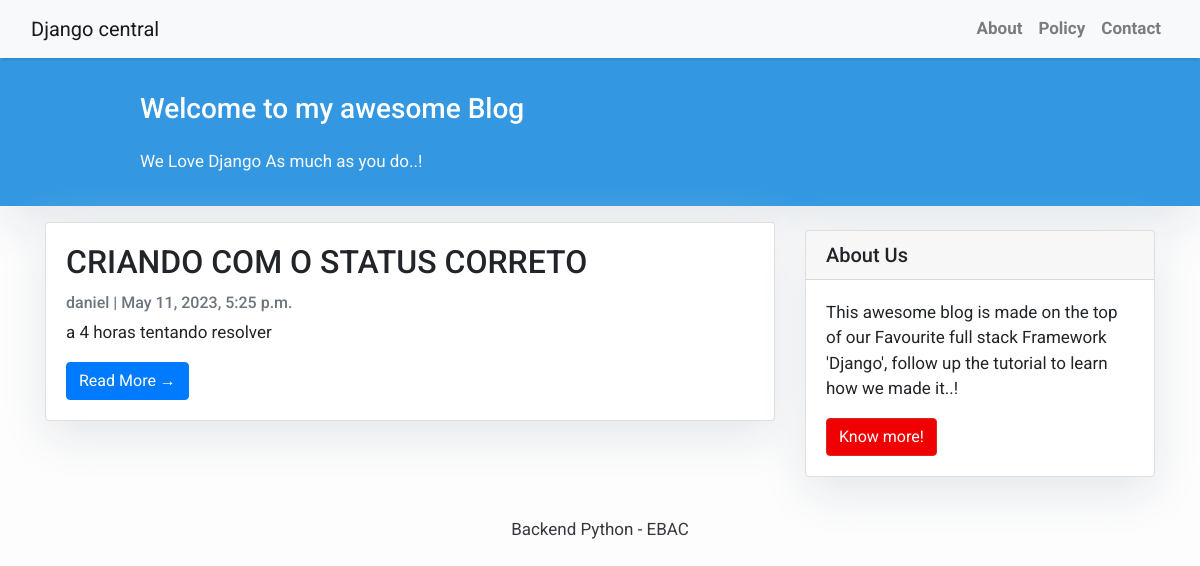
Page /home on the earlier database version.
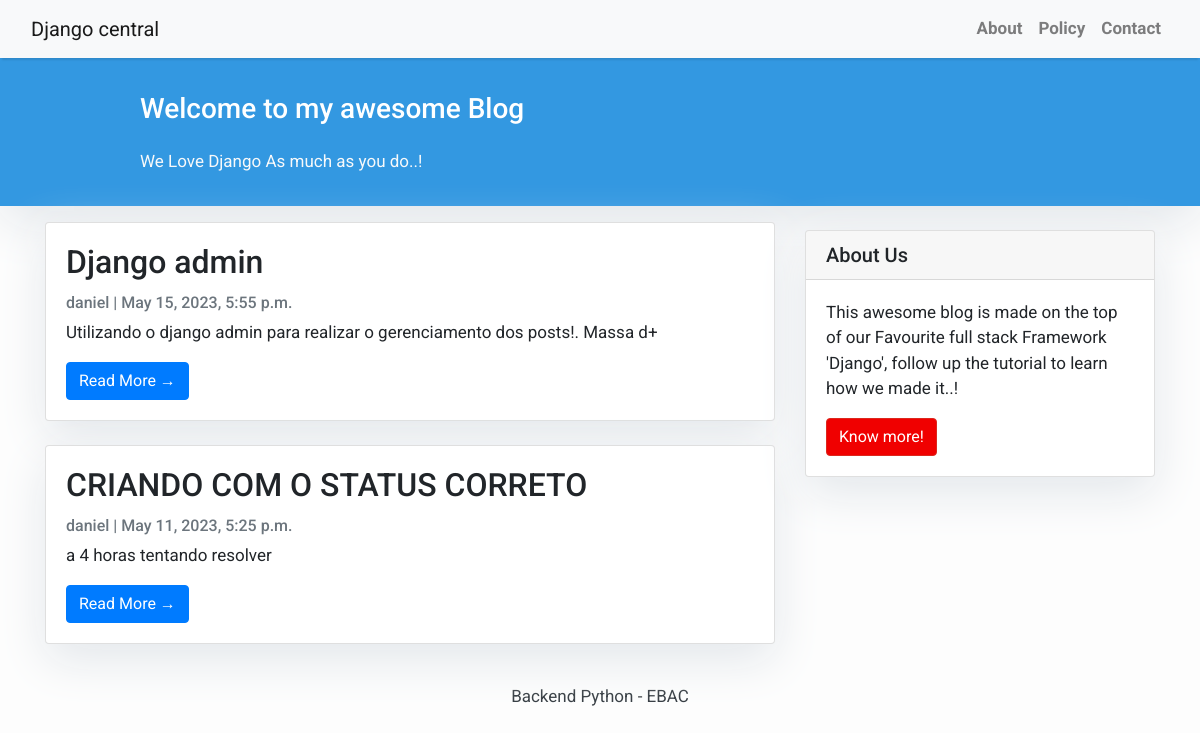
Same page on the later database version.
### blog/models/post.py (models this page shows, shortened)
class Post (models.Model):
    title = models.CharField(max_length=200, unique=True)
    slug = models.SlugField(max_length=200, unique=True)
    author = models.ForeignKey(User, on_delete=models.CASCADE, related_name="blog_posts")
    updated_on = models.DateTimeField(auto_now=True)
    content = models.TextField()
    created_on = models.DateTimeField(auto_now_add=True)
    status = models.IntegerField(choices=STATUS, default=0)
    class Meta:
        ordering = ["-created_on"]

### blog/views/post_view.py (the view)
# urls.py: path("", views.PostView.as_view(), name="home"),
class PostView(generic.ListView):
    queryset = Post.objects.filter(status=1).order_by('-created_on')
    template_name = 'index.html'

### templates/index.html (shortened to what this page needs)
{% extends "base.html" %}
{% block content %}
{% load static %}
<link rel="stylesheet" href="{% static 'css/style.css' %}">
<header class="masthead">
    <div class="container">
        <div class="row">
            <div class=" col-md-8 col-md-10 mx-auto">
                <div class="site-heading">
                    <h3 class=" site-heading my-4 mt-3 text-white"> Welcome to my awesome Blog </h3>
                    <p class="text-light">We Love Django As much as you do..! &nbsp
                    </p>
                </div>
            </div>
        </div>
    </div>
</header>
<div class="container">
    <div class="row">
        <div class="col-md-8 mt-3 left">
            {% for post in post_list %}
            <div class="card mb-4">
                <div class="card-body">
                    <h2 class="card-title">{{ post.title }}</h2>
                    <p class="card-text text-muted h6">{{ post.author }} | {{ post.created_on}} </p>
                    <p class="card-text">{{post.content|slice:":200" }}</p>
                    <a href="{% url 'post_detail' post.slug  %}" class="btn btn-primary">Read More &rarr;</a>
                </div>
            </div>
            {% endfor %}
        </div>
        {% block sidebar %} {% include 'sidebar.html' %} {% endblock sidebar %}
    </div>
</div>
{%endblock%}

### templates/base.html (shortened to what this page needs)
<!DOCTYPE html>
<html>
    <head>
        <link rel="stylesheet" href="https://maxcdn.bootstrapcdn.com/bootstrap/4.0.0/css/bootstrap.min.css"
 />
        {% load static %}
        <link rel="stylesheet" href="{% static 'css/style.css' %}" />
    </head>
    <body>
        <nav class="navbar navbar-expand-lg navbar-light bg-light shadow" id="mainNav">
            <div class="container-fluid">
                <a class="navbar-brand" href="{% url 'home' %}">Django central</a>
                <div class="collapse navbar-collapse" id="navbarResponsive">
                    <ul class="navbar-nav ml-auto">
                        <li class="nav-item text-black">
                            <a class="nav-link text-black font-weight-bold" href="#">About</a>
                        </li>
                        <li class="nav-item text-black">
                            <a class="nav-link text-black font-weight-bold" href="#">Policy</a>
                        </li>
                        <li class="nav-item text-black">
                            <a class="nav-link text-black font-weight-bold" href="#">Contact</a>
                        </li>
                    </ul>
                </div>
            </div>
        </nav>
        {% block content %}{% endblock content %}
        <footer class="py-3 bg-grey">
            <p class="m-0 text-dark text-center ">Backend Python - EBAC</p>
        </footer>
    </body>
</html>

### templates/sidebar.html
{% block sidebar %}
<div class="col-md-4 float-right ">
    <div class="card my-4">
        <h5 class="card-header">About Us</h5>
        <div class="card-body">
            <p class="card-text"> This awesome blog is made on the top of our Favourite full stack Framework 'Django',
                follow up the tutorial to learn how we made it..!</p>
            <a href="#" class="btn btn-danger">Know more!</a>
        </div>
    </div>
</div>
{% endblock sidebar %}

### templates/css/style.css (style rules this page uses)
body { font-family: "Roboto", sans-serif; font-size: 17px; background-color: #fdfdfd; }
.shadow { box-shadow: 0 4px 2px -2px rgba(0, 0, 0, 0.1); }
.btn-danger { color: #fff; background-color: #f00000; border-color: #dc281e; }
.masthead { background: #3398E1; height: auto; padding-bottom: 15px; box-shadow: 0 16px 48px #E3E7EB; padding-top: 10px; }
.card { box-shadow: 0 16px 48px #E3E7EB; }

Differences in the rows shown:
added Post: title "Django admin", author "daniel", created_on "May 15, 2023, 5:55 p.m.", content "Utilizando o django admin para realizar o gerenciamento dos posts!. Massa d+"
